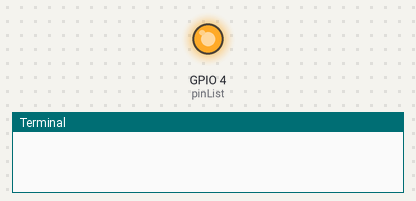
Simulated run of this program. Board: Raspberry Pi (BCM pin numbers). Shown: output pins drawn as LEDs (lit = HIGH), the last lines printed to the terminal. At 2.0 s the program stops and its outputs stay as they are.

Above: at 0.1 s.
At 2.1 s:
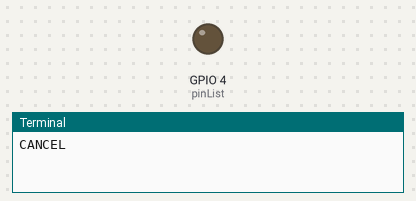
Timing chart, 0 to 3.5 s (numbered marks = the images above):
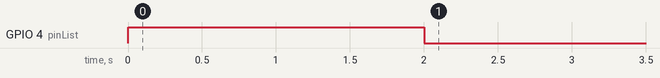

The program:

cancel.py
```python
#!/usr/bin/python
import RPi.GPIO as GPIO
import time
GPIO.setmode(GPIO.BCM)
# init list with pin numbers
pinList = [4]

for i in pinList:
    GPIO.setup(i, GPIO.OUT)
    GPIO.output(i, GPIO.LOW)


# time to sleep between operations in the main loop
SleepTimeL = 2
# main loop
try:
  GPIO.output(4, GPIO.HIGH)
  time.sleep(SleepTimeL);
  print "CANCEL"
  GPIO.output(4, GPIO.LOW)
  GPIO.cleanup()
except KeyboardInterrupt:
  print "QUIT"
```

Measured:
- by itself, GPIO 4 (pinList): LOW → HIGH at 0.00 s, → LOW 2.0 s later
